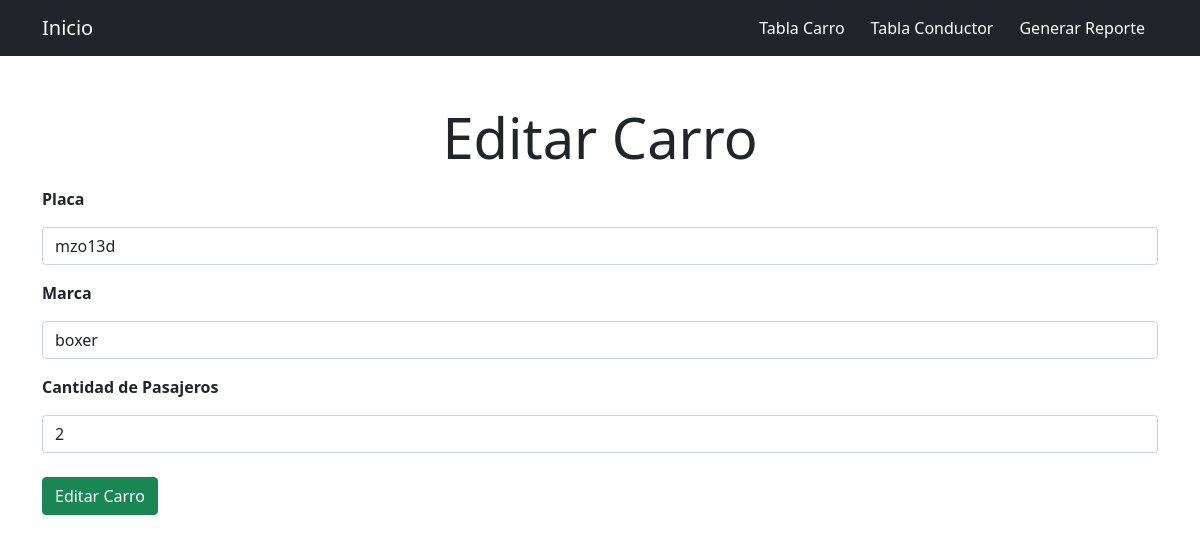
The app's page /carro_update.php?id=6 with its own data.
### tables this page shows
CREATE TABLE `carro` (
  `id_carro` int(11) NOT NULL,
  `placa` varchar(7) NOT NULL,
  `marca` varchar(100) NOT NULL,
  `cant_pasajeros` int(11) NOT NULL
);

### Models/connection.php (called while the page is built)
<?php
try {
    class connection{
        static public function conectar(){
            $database = new PDO('mysql:host=localhost;dbname=api', 'root', 'camilo2001');
            return $database;
        }
    }
} catch (\Throwable $th) {
    print "¡Error!: " . $e->getMessage() . "<br/>";
    die();
}
?>

### Controllers/carro_controller.php (called while the page is built, shortened)
<?php
require_once 'Models/carroModel.php';
class carro_controller
{
    private $carro;
    public function __construct()
    {
        $this->carro = new carro();
    }
    public function carro_read()
    {
        return json_encode($this->carro->carro_read());
    }
}

### Models/carroModel.php (called while the page is built, shortened)
<?php
require_once 'connection.php';
class carro
{
    private $database;
    public function __construct()
    {
        $this->database = connection::conectar();
    }
    public function carro_read()
    {
        $statement = $this->database->prepare("SELECT * from carro WHERE id_carro = ?");
        $statement->execute([
            $_GET['id']
        ]);
        $result = $statement->fetchAll(PDO::FETCH_ASSOC);
        return $result;
    }
}

### carro_update.php (the view, shortened to what this page needs)
<?php
include_once './Views/base/header.php';
include_once './Controllers/carro_controller.php';
$controller = new carro_controller;
$array = json_decode($controller->carro_read())[0];
?>
<div class="container mt-5 ">
        <form action="./ruteador.php?controller=carro&action=carro_update" method="POST" enctype="multipart/form-data">
            <h4 class="mb-3 text-center display-4 ">Editar Carro</h4>
            <p><strong>Placa</strong></p>
            <input class="form-control mb-3" type="text" name="placa" placeholder="" value="<?php echo $array->placa ?>" required>
            <p><strong>Marca</strong></p>
            <input class="form-control mb-3" type="text" name="marca" placeholder="" value="<?php echo $array->marca ?>" required>
            <p><strong>Cantidad de Pasajeros</strong></p>
            <input class="form-control mb-3" type="text" name="cant_pasajeros" placeholder="" value="<?php echo $array->cant_pasajeros ?>" required>
            <input  type="submit" name="guardar" value="Editar Carro" class="btn btn-success my-2">
        </form>
    </div>
<?php include_once './Views/base/footer.php';?>

### records on screen
carro: placa "mzo13d", marca "boxer", cant_pasajeros "2"
